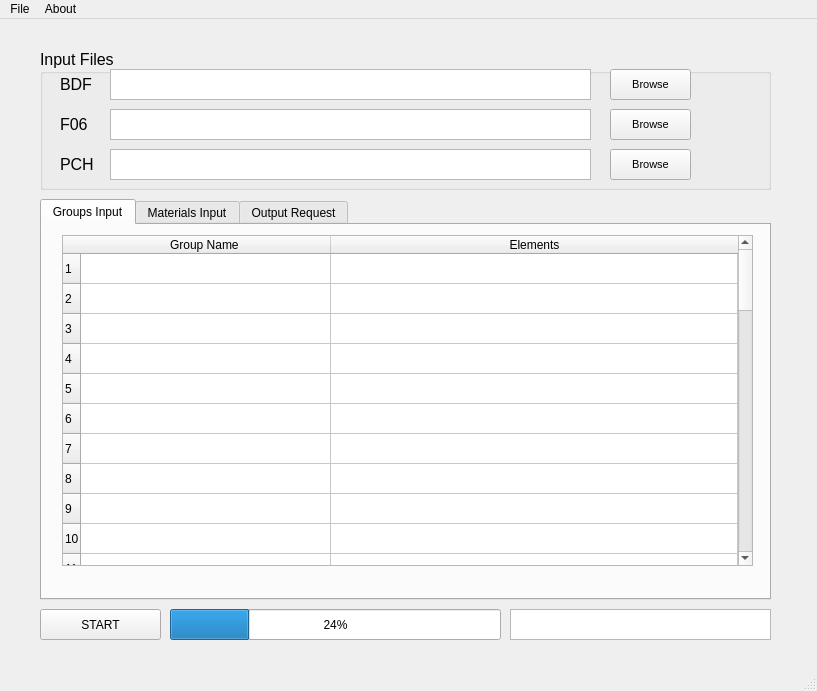
<?xml version="1.0" encoding="UTF-8"?>
<ui version="4.0">
 <class>MainWindow</class>
 <widget class="QMainWindow" name="MainWindow">
  <property name="geometry">
   <rect>
    <x>0</x>
    <y>0</y>
    <width>817</width>
    <height>691</height>
   </rect>
  </property>
  <property name="windowTitle">
   <string>INCOMP</string>
  </property>
  <widget class="QWidget" name="centralwidget">
   <widget class="QGroupBox" name="groupBox">
    <property name="geometry">
     <rect>
      <x>40</x>
      <y>30</y>
      <width>731</width>
      <height>141</height>
     </rect>
    </property>
    <property name="font">
     <font>
      <pointsize>12</pointsize>
     </font>
    </property>
    <property name="title">
     <string>Input Files</string>
    </property>
    <widget class="QPushButton" name="browse_bdf">
     <property name="geometry">
      <rect>
       <x>570</x>
       <y>20</y>
       <width>81</width>
       <height>31</height>
      </rect>
     </property>
     <property name="font">
      <font>
       <pointsize>8</pointsize>
      </font>
     </property>
     <property name="cursor">
      <cursorShape>ArrowCursor</cursorShape>
     </property>
     <property name="text">
      <string>Browse</string>
     </property>
    </widget>
    <widget class="QPushButton" name="browse_f06">
     <property name="geometry">
      <rect>
       <x>570</x>
       <y>60</y>
       <width>81</width>
       <height>31</height>
      </rect>
     </property>
     <property name="font">
      <font>
       <pointsize>8</pointsize>
      </font>
     </property>
     <property name="text">
      <string>Browse</string>
     </property>
    </widget>
    <widget class="QPushButton" name="browse_pch">
     <property name="geometry">
      <rect>
       <x>570</x>
       <y>100</y>
       <width>81</width>
       <height>31</height>
      </rect>
     </property>
     <property name="font">
      <font>
       <pointsize>8</pointsize>
      </font>
     </property>
     <property name="text">
      <string>Browse</string>
     </property>
    </widget>
    <widget class="QLabel" name="label">
     <property name="geometry">
      <rect>
       <x>20</x>
       <y>20</y>
       <width>41</width>
       <height>31</height>
      </rect>
     </property>
     <property name="text">
      <string>BDF</string>
     </property>
    </widget>
    <widget class="QLabel" name="label_2">
     <property name="geometry">
      <rect>
       <x>20</x>
       <y>60</y>
       <width>41</width>
       <height>31</height>
      </rect>
     </property>
     <property name="text">
      <string>F06</string>
     </property>
    </widget>
    <widget class="QLabel" name="label_3">
     <property name="geometry">
      <rect>
       <x>20</x>
       <y>100</y>
       <width>41</width>
       <height>31</height>
      </rect>
     </property>
     <property name="text">
      <string>PCH</string>
     </property>
    </widget>
    <widget class="QTextBrowser" name="browse_view_f06">
     <property name="geometry">
      <rect>
       <x>70</x>
       <y>60</y>
       <width>481</width>
       <height>31</height>
      </rect>
     </property>
    </widget>
    <widget class="QTextBrowser" name="browse_view_bdf">
     <property name="geometry">
      <rect>
       <x>70</x>
       <y>20</y>
       <width>481</width>
       <height>31</height>
      </rect>
     </property>
    </widget>
    <widget class="QTextBrowser" name="browse_view_pch">
     <property name="geometry">
      <rect>
       <x>70</x>
       <y>100</y>
       <width>481</width>
       <height>31</height>
      </rect>
     </property>
    </widget>
   </widget>
   <widget class="QWidget" name="widget" native="true">
    <property name="geometry">
     <rect>
      <x>20</x>
      <y>10</y>
      <width>781</width>
      <height>631</height>
     </rect>
    </property>
    <widget class="QTabWidget" name="materialWidget">
     <property name="geometry">
      <rect>
       <x>20</x>
       <y>170</y>
       <width>731</width>
       <height>401</height>
      </rect>
     </property>
     <property name="currentIndex">
      <number>0</number>
     </property>
     <widget class="QWidget" name="tab">
      <attribute name="title">
       <string>Groups Input</string>
      </attribute>
      <widget class="QTableWidget" name="tableWidget">
       <property name="geometry">
        <rect>
         <x>20</x>
         <y>10</y>
         <width>691</width>
         <height>331</height>
        </rect>
       </property>
       <property name="minimumSize">
        <size>
         <width>421</width>
         <height>0</height>
        </size>
       </property>
       <attribute name="horizontalHeaderDefaultSectionSize">
        <number>250</number>
       </attribute>
       <attribute name="horizontalHeaderStretchLastSection">
        <bool>true</bool>
       </attribute>
       <row>
        <property name="text">
         <string>1</string>
        </property>
       </row>
       <row>
        <property name="text">
         <string>2</string>
        </property>
       </row>
       <row>
        <property name="text">
         <string>3</string>
        </property>
       </row>
       <row>
        <property name="text">
         <string>4</string>
        </property>
       </row>
       <row>
        <property name="text">
         <string>5</string>
        </property>
       </row>
       <row>
        <property name="text">
         <string>6</string>
        </property>
       </row>
       <row>
        <property name="text">
         <string>7</string>
        </property>
       </row>
       <row>
        <property name="text">
         <string>8</string>
        </property>
       </row>
       <row>
        <property name="text">
         <string>9</string>
        </property>
       </row>
       <row>
        <property name="text">
         <string>10</string>
        </property>
       </row>
       <row>
        <property name="text">
         <string>11</string>
        </property>
       </row>
       <row>
        <property name="text">
         <string>12</string>
        </property>
       </row>
       <row>
        <property name="text">
         <string>13</string>
        </property>
       </row>
       <row>
        <property name="text">
         <string>14</string>
        </property>
       </row>
       <row>
        <property name="text">
         <string>15</string>
        </property>
       </row>
       <row>
        <property name="text">
         <string>16</string>
        </property>
       </row>
       <row>
        <property name="text">
         <string>17</string>
        </property>
       </row>
       <row>
        <property name="text">
         <string>18</string>
        </property>
       </row>
       <row>
        <property name="text">
         <string>19</string>
        </property>
       </row>
       <row>
        <property name="text">
         <string>20</string>
        </property>
       </row>
       <row>
        <property name="text">
         <string>21</string>
        </property>
       </row>
       <row>
        <property name="text">
         <string>22</string>
        </property>
       </row>
       <row>
        <property name="text">
         <string>23</string>
        </property>
       </row>
       <row>
        <property name="text">
         <string>24</string>
        </property>
       </row>
       <row>
        <property name="text">
         <string>25</string>
        </property>
       </row>
       <row>
        <property name="text">
         <string>26</string>
        </property>
       </row>
       <row>
        <property name="text">
         <string>27</string>
        </property>
       </row>
       <row>
        <property name="text">
         <string>28</string>
        </property>
       </row>
       <row>
        <property name="text">
         <string>29</string>
        </property>
       </row>
       <row>
        <property name="text">
         <string>30</string>
        </property>
       </row>
       <row>
        <property name="text">
         <string>31</string>
        </property>
       </row>
       <row>
        <property name="text">
         <string>32</string>
        </property>
       </row>
       <row>
        <property name="text">
         <string>33</string>
        </property>
       </row>
       <row>
        <property name="text">
         <string>34</string>
        </property>
       </row>
       <row>
        <property name="text">
         <string>35</string>
        </property>
       </row>
       <row>
        <property name="text">
         <string>36</string>
        </property>
       </row>
       <row>
        <property name="text">
         <string>37</string>
        </property>
       </row>
       <row>
        <property name="text">
         <string>38</string>
        </property>
       </row>
       <row>
        <property name="text">
         <string>39</string>
        </property>
       </row>
       <row>
        <property name="text">
         <string>40</string>
        </property>
       </row>
       <row>
        <property name="text">
         <string>41</string>
        </property>
       </row>
       <row>
        <property name="text">
         <string>42</string>
        </property>
       </row>
       <row>
        <property name="text">
         <string>43</string>
        </property>
       </row>
       <row>
        <property name="text">
         <string>44</string>
        </property>
       </row>
       <row>
        <property name="text">
         <string>45</string>
        </property>
       </row>
       <row>
        <property name="text">
         <string>46</string>
        </property>
       </row>
       <row>
        <property name="text">
         <string>47</string>
        </property>
       </row>
       <row>
        <property name="text">
         <string>48</string>
        </property>
       </row>
       <row>
        <property name="text">
         <string>49</string>
        </property>
       </row>
       <row>
        <property name="text">
         <string>50</string>
        </property>
       </row>
       <column>
        <property name="text">
         <string>Group Name </string>
        </property>
       </column>
       <column>
        <property name="text">
         <string>Elements</string>
        </property>
       </column>
      </widget>
     </widget>
     <widget class="QWidget" name="tab_2">
      <attribute name="title">
       <string>Materials Input</string>
      </attribute>
      <widget class="QLabel" name="label_6">
       <property name="geometry">
        <rect>
         <x>20</x>
         <y>10</y>
         <width>131</width>
         <height>21</height>
        </rect>
       </property>
       <property name="font">
        <font>
         <pointsize>10</pointsize>
        </font>
       </property>
       <property name="text">
        <string>Material Facing</string>
       </property>
      </widget>
      <widget class="QLabel" name="label_7">
       <property name="geometry">
        <rect>
         <x>20</x>
         <y>180</y>
         <width>191</width>
         <height>21</height>
        </rect>
       </property>
       <property name="font">
        <font>
         <pointsize>10</pointsize>
        </font>
       </property>
       <property name="text">
        <string>Material Core</string>
       </property>
      </widget>
      <widget class="QTableWidget" name="tableWidget_2">
       <property name="geometry">
        <rect>
         <x>20</x>
         <y>30</y>
         <width>441</width>
         <height>141</height>
        </rect>
       </property>
       <attribute name="horizontalHeaderCascadingSectionResizes">
        <bool>true</bool>
       </attribute>
       <attribute name="horizontalHeaderDefaultSectionSize">
        <number>200</number>
       </attribute>
       <attribute name="horizontalHeaderShowSortIndicator" stdset="0">
        <bool>false</bool>
       </attribute>
       <attribute name="horizontalHeaderStretchLastSection">
        <bool>false</bool>
       </attribute>
       <row>
        <property name="text">
         <string>1</string>
        </property>
       </row>
       <row>
        <property name="text">
         <string>2</string>
        </property>
       </row>
       <row>
        <property name="text">
         <string>3</string>
        </property>
       </row>
       <row>
        <property name="text">
         <string>4</string>
        </property>
       </row>
       <row>
        <property name="text">
         <string>5</string>
        </property>
       </row>
       <row>
        <property name="text">
         <string>6</string>
        </property>
       </row>
       <row>
        <property name="text">
         <string>7</string>
        </property>
       </row>
       <row>
        <property name="text">
         <string>8</string>
        </property>
       </row>
       <row>
        <property name="text">
         <string>9</string>
        </property>
       </row>
       <row>
        <property name="text">
         <string>10</string>
        </property>
       </row>
       <row>
        <property name="text">
         <string>11</string>
        </property>
       </row>
       <row>
        <property name="text">
         <string>12</string>
        </property>
       </row>
       <row>
        <property name="text">
         <string>13</string>
        </property>
       </row>
       <row>
        <property name="text">
         <string>14</string>
        </property>
       </row>
       <row>
        <property name="text">
         <string>15</string>
        </property>
       </row>
       <row>
        <property name="text">
         <string>16</string>
        </property>
       </row>
       <row>
        <property name="text">
         <string>17</string>
        </property>
       </row>
       <row>
        <property name="text">
         <string>18</string>
        </property>
       </row>
       <row>
        <property name="text">
         <string>19</string>
        </property>
       </row>
       <row>
        <property name="text">
         <string>20</string>
        </property>
       </row>
       <row>
        <property name="text">
         <string>21</string>
        </property>
       </row>
       <row>
        <property name="text">
         <string>22</string>
        </property>
       </row>
       <row>
        <property name="text">
         <string>23</string>
        </property>
       </row>
       <row>
        <property name="text">
         <string>24</string>
        </property>
       </row>
       <row>
        <property name="text">
         <string>25</string>
        </property>
       </row>
       <row>
        <property name="text">
         <string>26</string>
        </property>
       </row>
       <row>
        <property name="text">
         <string>27</string>
        </property>
       </row>
       <row>
        <property name="text">
         <string>28</string>
        </property>
       </row>
       <row>
        <property name="text">
         <string>29</string>
        </property>
       </row>
       <row>
        <property name="text">
         <string>30</string>
        </property>
       </row>
       <row>
        <property name="text">
         <string>31</string>
        </property>
       </row>
       <row>
        <property name="text">
         <string>32</string>
        </property>
       </row>
       <row>
        <property name="text">
         <string>33</string>
        </property>
       </row>
       <row>
        <property name="text">
         <string>34</string>
        </property>
       </row>
       <row>
        <property name="text">
         <string>35</string>
        </property>
       </row>
       <row>
        <property name="text">
         <string>36</string>
        </property>
       </row>
       <row>
        <property name="text">
         <string>37</string>
        </property>
       </row>
       <row>
        <property name="text">
         <string>38</string>
        </property>
       </row>
       <row>
        <property name="text">
         <string>39</string>
        </property>
       </row>
       <row>
        <property name="text">
         <string>40</string>
        </property>
       </row>
       <row>
        <property name="text">
         <string>41</string>
        </property>
       </row>
       <row>
        <property name="text">
         <string>42</string>
        </property>
       </row>
       <row>
        <property name="text">
         <string>43</string>
        </property>
       </row>
       <row>
        <property name="text">
         <string>44</string>
        </property>
       </row>
       <row>
        <property name="text">
         <string>45</string>
        </property>
       </row>
       <row>
        <property name="text">
         <string>46</string>
        </property>
       </row>
       <row>
        <property name="text">
         <string>47</string>
        </property>
       </row>
       <row>
        <property name="text">
         <string>48</string>
        </property>
       </row>
       <row>
        <property name="text">
         <string>50</string>
        </property>
       </row>
       <column>
        <property name="text">
         <string>Material Facing</string>
        </property>
       </column>
       <column>
        <property name="text">
         <string>FOSu</string>
        </property>
       </column>
      </widget>
      <widget class="QTableWidget" name="tableWidget_3">
       <property name="geometry">
        <rect>
         <x>20</x>
         <y>200</y>
         <width>671</width>
         <height>161</height>
        </rect>
       </property>
       <attribute name="horizontalHeaderDefaultSectionSize">
        <number>105</number>
       </attribute>
       <row>
        <property name="text">
         <string>1</string>
        </property>
       </row>
       <row>
        <property name="text">
         <string>2</string>
        </property>
       </row>
       <row>
        <property name="text">
         <string>3</string>
        </property>
       </row>
       <row>
        <property name="text">
         <string>4</string>
        </property>
       </row>
       <row>
        <property name="text">
         <string>5</string>
        </property>
       </row>
       <row>
        <property name="text">
         <string>6</string>
        </property>
       </row>
       <row>
        <property name="text">
         <string>7</string>
        </property>
       </row>
       <row>
        <property name="text">
         <string>8</string>
        </property>
       </row>
       <row>
        <property name="text">
         <string>9</string>
        </property>
       </row>
       <row>
        <property name="text">
         <string>10</string>
        </property>
       </row>
       <row>
        <property name="text">
         <string>11</string>
        </property>
       </row>
       <row>
        <property name="text">
         <string>12</string>
        </property>
       </row>
       <row>
        <property name="text">
         <string>13</string>
        </property>
       </row>
       <row>
        <property name="text">
         <string>14</string>
        </property>
       </row>
       <row>
        <property name="text">
         <string>15</string>
        </property>
       </row>
       <row>
        <property name="text">
         <string>16</string>
        </property>
       </row>
       <row>
        <property name="text">
         <string>17</string>
        </property>
       </row>
       <row>
        <property name="text">
         <string>18</string>
        </property>
       </row>
       <row>
        <property name="text">
         <string>19</string>
        </property>
       </row>
       <row>
        <property name="text">
         <string>20</string>
        </property>
       </row>
       <row>
        <property name="text">
         <string>21</string>
        </property>
       </row>
       <row>
        <property name="text">
         <string>22</string>
        </property>
       </row>
       <row>
        <property name="text">
         <string>23</string>
        </property>
       </row>
       <row>
        <property name="text">
         <string>24</string>
        </property>
       </row>
       <row>
        <property name="text">
         <string>25</string>
        </property>
       </row>
       <row>
        <property name="text">
         <string>26</string>
        </property>
       </row>
       <row>
        <property name="text">
         <string>27</string>
        </property>
       </row>
       <row>
        <property name="text">
         <string>28</string>
        </property>
       </row>
       <row>
        <property name="text">
         <string>29</string>
        </property>
       </row>
       <row>
        <property name="text">
         <string>30</string>
        </property>
       </row>
       <row>
        <property name="text">
         <string>31</string>
        </property>
       </row>
       <row>
        <property name="text">
         <string>32</string>
        </property>
       </row>
       <row>
        <property name="text">
         <string>33</string>
        </property>
       </row>
       <row>
        <property name="text">
         <string>34</string>
        </property>
       </row>
       <row>
        <property name="text">
         <string>35</string>
        </property>
       </row>
       <row>
        <property name="text">
         <string>36</string>
        </property>
       </row>
       <row>
        <property name="text">
         <string>37</string>
        </property>
       </row>
       <row>
        <property name="text">
         <string>38</string>
        </property>
       </row>
       <row>
        <property name="text">
         <string>39</string>
        </property>
       </row>
       <row>
        <property name="text">
         <string>40</string>
        </property>
       </row>
       <row>
        <property name="text">
         <string>41</string>
        </property>
       </row>
       <row>
        <property name="text">
         <string>42</string>
        </property>
       </row>
       <row>
        <property name="text">
         <string>43</string>
        </property>
       </row>
       <row>
        <property name="text">
         <string>44</string>
        </property>
       </row>
       <row>
        <property name="text">
         <string>45</string>
        </property>
       </row>
       <row>
        <property name="text">
         <string>46</string>
        </property>
       </row>
       <row>
        <property name="text">
         <string>47</string>
        </property>
       </row>
       <row>
        <property name="text">
         <string>48</string>
        </property>
       </row>
       <row>
        <property name="text">
         <string>50</string>
        </property>
       </row>
       <column>
        <property name="text">
         <string>Material Core</string>
        </property>
       </column>
       <column>
        <property name="text">
         <string>Core Type</string>
        </property>
       </column>
       <column>
        <property name="text">
         <string>FsL</string>
        </property>
       </column>
       <column>
        <property name="text">
         <string>FsW</string>
        </property>
       </column>
       <column>
        <property name="text">
         <string>FOSu</string>
        </property>
       </column>
       <column>
        <property name="text">
         <string>KDF</string>
        </property>
       </column>
      </widget>
     </widget>
     <widget class="QWidget" name="tab_3">
      <attribute name="title">
       <string>Output Request</string>
      </attribute>
      <widget class="QCheckBox" name="checkBox">
       <property name="geometry">
        <rect>
         <x>30</x>
         <y>20</y>
         <width>271</width>
         <height>31</height>
        </rect>
       </property>
       <property name="font">
        <font>
         <pointsize>10</pointsize>
        </font>
       </property>
       <property name="text">
        <string>Excel Summary Data from F06 and PCH </string>
       </property>
      </widget>
      <widget class="QCheckBox" name="checkBox_2">
       <property name="geometry">
        <rect>
         <x>30</x>
         <y>60</y>
         <width>271</width>
         <height>31</height>
        </rect>
       </property>
       <property name="font">
        <font>
         <pointsize>10</pointsize>
        </font>
       </property>
       <property name="text">
        <string>Excel Minimum MOS Summary  </string>
       </property>
      </widget>
      <widget class="QCheckBox" name="checkBox_3">
       <property name="geometry">
        <rect>
         <x>30</x>
         <y>100</y>
         <width>271</width>
         <height>31</height>
        </rect>
       </property>
       <property name="font">
        <font>
         <pointsize>10</pointsize>
        </font>
       </property>
       <property name="text">
        <string>Excel MOS Data Calculation</string>
       </property>
      </widget>
      <widget class="QCheckBox" name="checkBox_4">
       <property name="geometry">
        <rect>
         <x>30</x>
         <y>140</y>
         <width>271</width>
         <height>31</height>
        </rect>
       </property>
       <property name="font">
        <font>
         <pointsize>10</pointsize>
        </font>
       </property>
       <property name="text">
        <string>Word Table and Report Output</string>
       </property>
      </widget>
     </widget>
    </widget>
    <widget class="QPushButton" name="pushButton_4">
     <property name="geometry">
      <rect>
       <x>20</x>
       <y>580</y>
       <width>121</width>
       <height>31</height>
      </rect>
     </property>
     <property name="text">
      <string>START</string>
     </property>
    </widget>
    <widget class="QProgressBar" name="progressBar">
     <property name="geometry">
      <rect>
       <x>150</x>
       <y>580</y>
       <width>331</width>
       <height>31</height>
      </rect>
     </property>
     <property name="value">
      <number>24</number>
     </property>
    </widget>
    <widget class="QTextBrowser" name="textBrowser">
     <property name="geometry">
      <rect>
       <x>490</x>
       <y>580</y>
       <width>261</width>
       <height>31</height>
      </rect>
     </property>
    </widget>
   </widget>
   <zorder>widget</zorder>
   <zorder>groupBox</zorder>
  </widget>
  <widget class="QMenuBar" name="menubar">
   <property name="geometry">
    <rect>
     <x>0</x>
     <y>0</y>
     <width>817</width>
     <height>21</height>
    </rect>
   </property>
   <widget class="QMenu" name="menuFile">
    <property name="title">
     <string>File</string>
    </property>
   </widget>
   <widget class="QMenu" name="menuAbout">
    <property name="title">
     <string>About</string>
    </property>
   </widget>
   <addaction name="menuFile"/>
   <addaction name="menuAbout"/>
  </widget>
  <widget class="QStatusBar" name="statusbar"/>
 </widget>
 <resources/>
 <connections/>
</ui>
